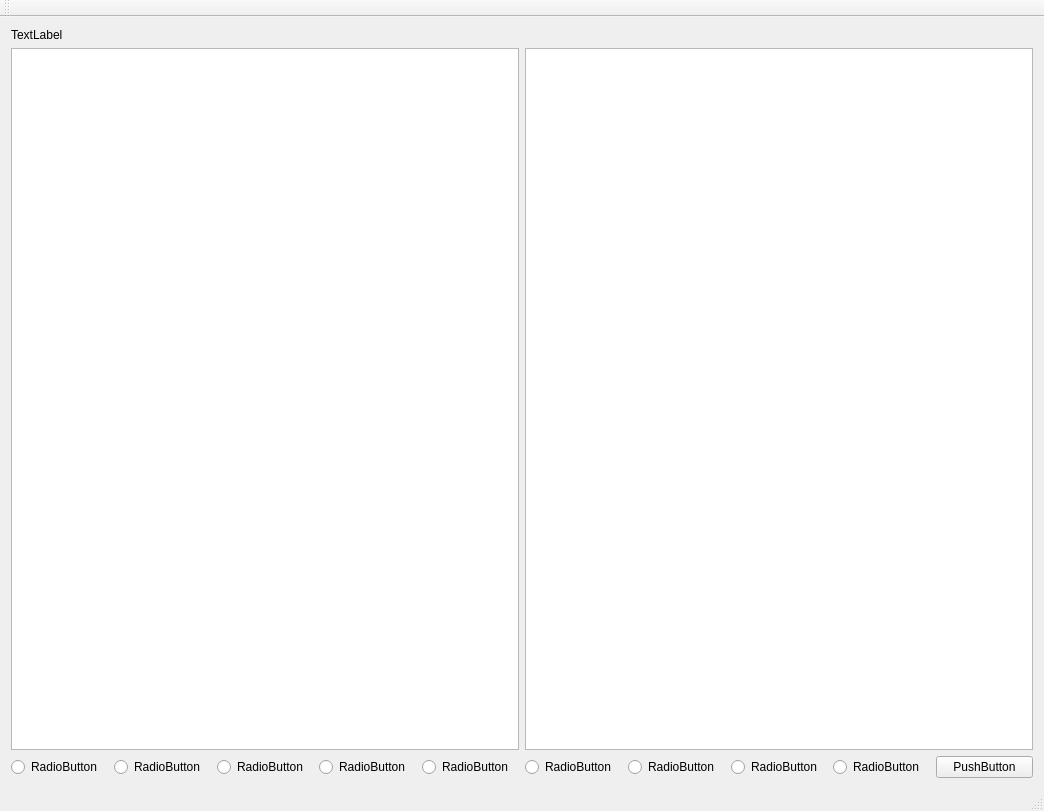
<?xml version="1.0" encoding="UTF-8"?>
<ui version="4.0">
 <class>ImageComparisonTestClass</class>
 <widget class="QMainWindow" name="ImageComparisonTestClass">
  <property name="geometry">
   <rect>
    <x>0</x>
    <y>0</y>
    <width>1044</width>
    <height>811</height>
   </rect>
  </property>
  <property name="windowTitle">
   <string>ImageComparisonTest</string>
  </property>
  <widget class="QWidget" name="centralWidget">
   <layout class="QVBoxLayout" name="verticalLayout">
    <item>
     <widget class="QLabel" name="label">
      <property name="text">
       <string>TextLabel</string>
      </property>
     </widget>
    </item>
    <item>
     <layout class="QHBoxLayout" name="horizontalLayout_2">
      <item>
       <widget class="QListWidget" name="listWidget"/>
      </item>
      <item>
       <widget class="QListWidget" name="listWidget_2"/>
      </item>
     </layout>
    </item>
    <item>
     <layout class="QHBoxLayout" name="horizontalLayout">
      <item>
       <widget class="QRadioButton" name="radioButton_2">
        <property name="text">
         <string>RadioButton</string>
        </property>
       </widget>
      </item>
      <item>
       <widget class="QRadioButton" name="radioButton_9">
        <property name="text">
         <string>RadioButton</string>
        </property>
       </widget>
      </item>
      <item>
       <widget class="QRadioButton" name="radioButton_8">
        <property name="text">
         <string>RadioButton</string>
        </property>
       </widget>
      </item>
      <item>
       <widget class="QRadioButton" name="radioButton_7">
        <property name="text">
         <string>RadioButton</string>
        </property>
       </widget>
      </item>
      <item>
       <widget class="QRadioButton" name="radioButton_6">
        <property name="text">
         <string>RadioButton</string>
        </property>
       </widget>
      </item>
      <item>
       <widget class="QRadioButton" name="radioButton_5">
        <property name="text">
         <string>RadioButton</string>
        </property>
       </widget>
      </item>
      <item>
       <widget class="QRadioButton" name="radioButton_4">
        <property name="text">
         <string>RadioButton</string>
        </property>
       </widget>
      </item>
      <item>
       <widget class="QRadioButton" name="radioButton_3">
        <property name="text">
         <string>RadioButton</string>
        </property>
       </widget>
      </item>
      <item>
       <widget class="QRadioButton" name="radioButton">
        <property name="text">
         <string>RadioButton</string>
        </property>
       </widget>
      </item>
      <item>
       <widget class="QPushButton" name="pushButton">
        <property name="text">
         <string>PushButton</string>
        </property>
       </widget>
      </item>
     </layout>
    </item>
   </layout>
  </widget>
  <widget class="QMenuBar" name="menuBar">
   <property name="geometry">
    <rect>
     <x>0</x>
     <y>0</y>
     <width>1044</width>
     <height>26</height>
    </rect>
   </property>
  </widget>
  <widget class="QToolBar" name="mainToolBar">
   <attribute name="toolBarArea">
    <enum>TopToolBarArea</enum>
   </attribute>
   <attribute name="toolBarBreak">
    <bool>false</bool>
   </attribute>
  </widget>
  <widget class="QStatusBar" name="statusBar"/>
 </widget>
 <layoutdefault spacing="6" margin="11"/>
 <resources>
  <include location="ImageComparisonTest.qrc"/>
 </resources>
 <connections/>
</ui>
